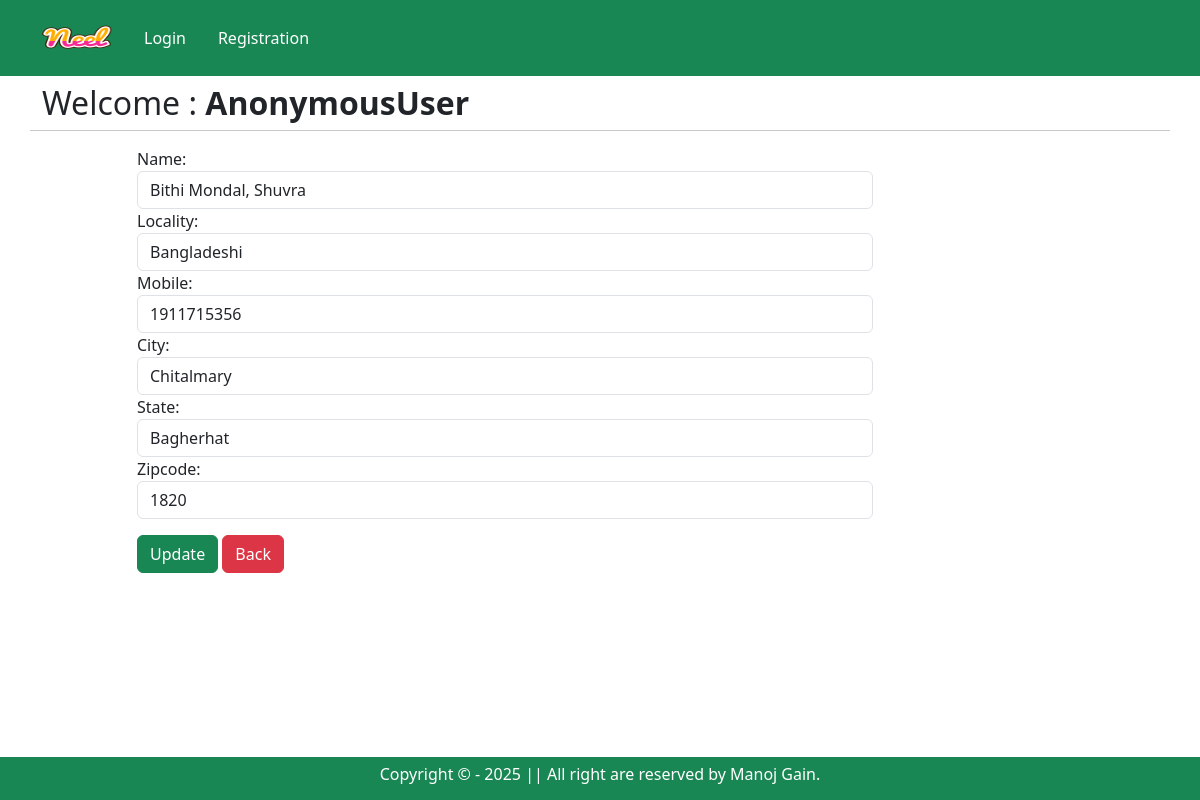
Screenshot of /updateAddress/1 with the database file from the repository.
### app/models.py (models this page shows, shortened)
class Customer(models.Model):
    STATE_CHOICES = (
        ('Dhaka' , 'Dhaka'),
        ('Chittragram' , 'Chittragram'),
        ('Khulna' , 'Khulna'),
        ('Barishal' , 'Barishal'),
        ('Jessore' , 'Jessore'),
        ('Rajshahi' , 'Rajshahi'),
        ('Sylhet' , 'Sylhet'),
        ('Gopalganj' , 'Gopalganj'),
        ('Faridpur' , 'Madaripur'),
        ('Madaripur' , 'Faridpur'),
        ('Bagherhat' , 'Bagherhat'),
        ('Kotalipara' , 'Kotalipara'),
    )
    user = models.ForeignKey(User, on_delete=models.CASCADE)
    name = models.CharField(max_length=200, blank=True, null=True)
    locality = models.CharField(max_length=200, blank=True, null=True)
    city = models.CharField(max_length=50, blank=True, null=True)
    mobile = models.IntegerField(default=0)
    zipcode = models.IntegerField()
    state = models.CharField(max_length=100, blank=True, null=True,choices=STATE_CHOICES)

### app/views.py (the view, shortened to what this page needs)
# urls.py: path('updateAddress/<int:pk>', views.UpdateAddress.as_view(), name='updateAddress'),
class UpdateAddress(View):
    def get(self,request,pk):
        add = Customer.objects.get(pk=pk)
        form = CustomerProfileForm(instance=add)
        return render(request,'app/updateAddress.html', locals())

### app/forms.py
class CustomerProfileForm(forms.ModelForm):
    class Meta:
        model = Customer
        fields = ['id','name','locality','mobile','city','state','zipcode']
        widgets = {
            'name' : forms.TextInput(attrs={"class": "form-control"}),
            'locality' : forms.TextInput(attrs={"class": "form-control"}),
            'city' : forms.TextInput(attrs={"class": "form-control"}),
            'mobile' : forms.NumberInput(attrs={"class": "form-control"}),
            'state' : forms.Select(attrs={"class": "form-control"}),
            'zipcode' : forms.NumberInput(attrs={"class": "form-control"}),
        }

### app/templates/app/updateAddress.html (shortened to what this page needs)
{% extends "app/base.html" %}
{% load static %}
{% block main_content %}
<div class="container py-2">
    <div class="row ">
        <h2> Welcome : <span class="text-capitalize fw-bold">{{request.user}}</span></h2>
        <hr>
        <div class="col-sm-8 offset-sm-1">
            <form action="" method="post">
                {% for fm in form %}
                    {{fm.label_tag}} {{fm}} <small class="text-danger">{{fm.errors|striptags}}</small>
                {%endfor%}
                <div class="col-12 mt-3">
                    <button type="submit" class='btn btn-success'>Update</button>
                    <a href="{% url 'address' %}" type='button' class='btn btn-danger'>Back</a>
                </div>
            </form>
        </div>
</div>
{% endblock main_content %}

### rows the page displays
Customer: form "Bithi Mondal, Shuvra" "Bangladeshi" "1911715356" "Chitalmary" "Bagherhat" "1820"

### other values shown
{{ request.user }} "AnonymousUser"
{{ fm.label_tag }} "Name:" "Locality:" "Mobile:" "City:" "State:" "Zipcode:"
